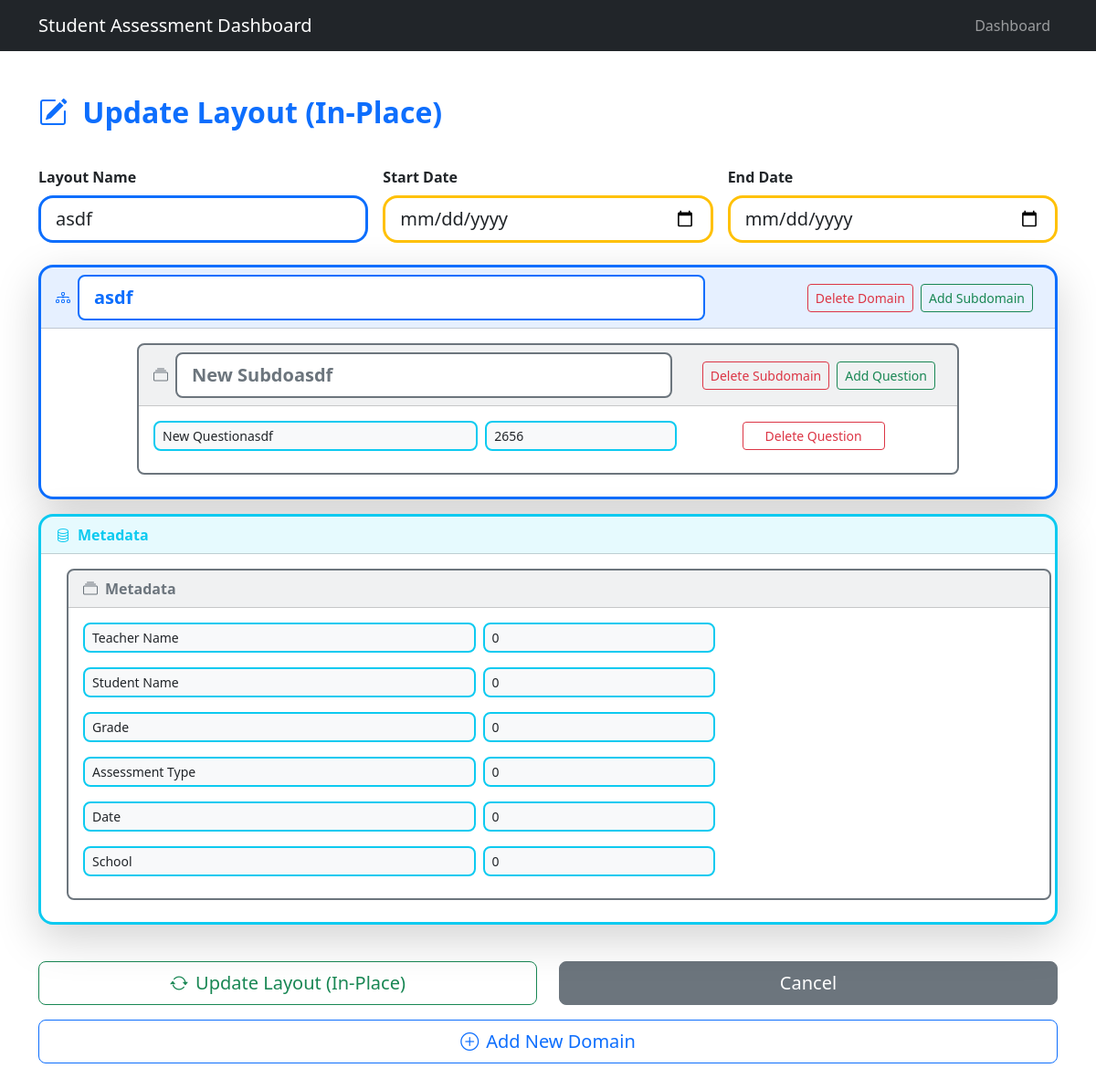
/layout/update/1, run on the app's committed database.
### tables this page shows
CREATE TABLE questions (
	id INTEGER NOT NULL, 
	year_start DATE, 
	year_end DATE, 
	"Domain" VARCHAR, 
	"SubDomain" VARCHAR, 
	"Index_ID" INTEGER, 
	"Name" VARCHAR, 
	"Date edited" DATE, 
	layout_id INTEGER, 
	layout_name VARCHAR, 
	PRIMARY KEY (id)
);

### app.py (the view)
@app.route('/layout/update/<int:layout_id>', methods=['GET'])
def layout_update(layout_id):
    layout = database.fetch_layout_jinja(layout_id)
    if not layout:
        return "Layout not found", 404
    session['layout_data'] = layout
    return render_template('layout_updater.html', **layout)

### database.py (called while the page is built)
def fetch_questions(request=None):
    query = select(questions)
    if request is not None:
        query = query.where(questions.c.layout_id == request)
    result = conn.execute(query).fetchall()
    return [dict(row._mapping) for row in result]

### templates/layout_updater.html (shortened to what this page needs)
{% extends "layout.html" %}
{% block content %}
{% set update_mode = true %}
<div class="container py-4">
    <div class="row mb-4">
        <div class="col-12">
            <h2 class="fw-bold text-primary mb-3">
                <i class="bi bi-pencil-square me-2"></i> Update Layout (In-Place)
            </h2>
        </div>
    </div>
    <form method="post" action="{{ url_for('update_layout_submit', layout_id=layout_id) }}">
        <div class="row g-3 mb-4">
            <div class="col-md-4">
                <label class="form-label fw-bold">Layout Name</label>
                <input type="text" class="form-control form-control-lg border-primary border-3 rounded-4" name="layout_name" value="{{ layout_name }}" onkeydown="return event.key != 'Enter';">
            </div>
            <div class="col-md-4">
                <label class="form-label fw-bold">Start Date</label>
                <input type="date" class="form-control form-control-lg border-warning border-3 rounded-4" name="layout_start_date" value="{{ layout_start_date }}" onkeydown="return event.key != 'Enter';">
            </div>
            <div class="col-md-4">
                <label class="form-label fw-bold">End Date</label>
                <input type="date" class="form-control form-control-lg border-warning border-3 rounded-4" name="layout_end_date" value="{{ layout_end_date }}" onkeydown="return event.key != 'Enter';">
            </div>
        </div>
        <div class="row g-4">
            {% for domain in domains if domain.name|lower != 'metadata' %}
            <div class="col-12">
                <div class="card border-primary border-3 rounded-4 shadow-lg mb-3">
                    <div class="card-header bg-primary bg-opacity-10 d-flex justify-content-between align-items-center">
                        <div class="row w-100 align-items-center g-2">
                            <div class="col-md-8 d-flex align-items-center">
                                <i class="bi bi-diagram-3 text-primary me-2"></i>
                                <input type="text" class="form-control form-control-lg fw-bold text-primary border-2 border-primary rounded-3 bg-white px-3 py-2" name="domain_name_{{ domain.id }}" value="{{ domain.name }}" style="max-width: 100%; min-width: 200px;" onkeydown="return event.key != 'Enter';">
                            </div>
                            <div class="col-md-4 d-flex justify-content-end gap-2">
                                <button type="submit" class="btn btn-outline-danger btn-sm" formmethod="post" formaction="{{ url_for('update_delete_domain', layout_id=layout_id, domain_id=domain.id) }}">Delete Domain</button>
                                <button type="submit" class="btn btn-outline-success btn-sm" formmethod="post" formaction="{{ url_for('update_add_subdomain', layout_id=layout_id, domain_id=domain.id) }}">Add Subdomain</button>
                            </div>
                        </div>
                    </div>
                    <div class="card-body">
                        <div class="row g-3 justify-content-center">
                            {% for sub in domain.subdomains %}
                            <div class="col-12">
                                <div class="card border-secondary border-2 rounded-3 mb-2 mx-auto" style="max-width:900px;">
                                    <div class="card-header bg-secondary bg-opacity-10 d-flex justify-content-between align-items-center">
                                        <div class="row w-100 align-items-center g-2 justify-content-center">
                                            <div class="col-md-8 d-flex align-items-center justify-content-center">
                                                <i class="bi bi-collection text-secondary me-2"></i>
                                                <input type="text" class="form-control form-control-lg fw-semibold text-secondary border-2 border-secondary rounded-3 bg-white px-3 py-2" name="subdomain_name_{{ domain.id }}_{{ sub.id }}" value="{{ sub.name }}" style="max-width: 100%; min-width: 180px;" onkeydown="return event.key != 'Enter';">
                                            </div>
                                            <div class="col-md-4 d-flex justify-content-end gap-2">
                                                <button type="submit" class="btn btn-outline-danger btn-sm" formmethod="post" formaction="{{ url_for('update_delete_subdomain', layout_id=layout_id, domain_id=domain.id, subdomain_id=sub.id) }}">Delete Subdomain</button>
                                                <button type="submit" class="btn btn-outline-success btn-sm" formmethod="post" formaction="{{ url_for('update_add_question', layout_id=layout_id, domain_id=domain.id, subdomain_id=sub.id) }}">Add Question</button>
                                            </div>
                                        </div>
                                    </div>
                                    <div class="card-body">
                                        <div class="row g-2">
                                            {% for q in sub.questions %}
                                            <div class="col-12 mb-2">
                                                <div class="row g-2 align-items-center">
                                                    <div class="col-md-5">
                                                        <input type="text" class="form-control form-control-sm border-info border-2 rounded-3 bg-light" name="question_name_{{ domain.id }}_{{ sub.id }}_{{ q.id }}" value="{{ q.name }}" onkeydown="return event.key != 'Enter';">
                                                    </div>
                                                    <div class="col-md-3">
                                                        <input type="number" class="form-control form-control-sm border-info border-2 rounded-3 bg-light" name="question_id_{{ domain.id }}_{{ sub.id }}_{{ q.id }}" value="{{ q.question_id }}" onkeydown="return event.key != 'Enter';">
                                                    </div>
                                                    <div class="col-md-4 d-flex align-items-center justify-content-center">
                                                        <button type="submit" class="btn btn-outline-danger btn-sm px-4" style="min-width:120px;" formmethod="post" formaction="{{ url_for('update_delete_question', layout_id=layout_id, domain_id=domain.id, subdomain_id=sub.id, question_id=q.id) }}">Delete Question</button>
                                                    </div>
                                                </div>
                                            </div>
                                            {% endfor %}
                                        </div>
                                    </div>
                                </div>
                            </div>
                            {% endfor %}
                        </div>
                    </div>
                </div>
            </div>
            {% endfor %}
        </div>
        <div class="row mb-3">
            <div class="col-12">
                <div class="card border-info border-3 rounded-4 shadow-lg mb-3">
                    <div class="card-header bg-info bg-opacity-10 d-flex align-items-center">
                        <i class="bi bi-database text-info me-2"></i>
                        <span class="fw-bold text-info">Metadata</span>
                    </div>
                    <div class="card-body">
                        <div class="row g-3 justify-content-center">
                            <div class="col-12 ms-4">
                                <div class="card border-secondary border-2 rounded-3 mb-2">
                                    <div class="card-header bg-secondary bg-opacity-10 d-flex align-items-center">
                                        <i class="bi bi-collection text-secondary me-2"></i>
                                        <span class="fw-semibold text-secondary">Metadata</span>
                                    </div>
                                    <div class="card-body">
                                        <div class="row g-2">
                                            {% set meta_names = ['Teacher Name', 'Student Name', 'Grade', 'Assessment Type', 'Date', 'School'] %}
                                            {% for meta_name in meta_names %}
                                                {% set meta = (metadata_list | selectattr('name', 'equalto', meta_name) | list | first) %}
                                                <div class="col-12 mb-2">
                                                    <div class="row g-2 align-items-center">
                                                        <div class="col-md-5">
                                                            <input type="text" class="form-control form-control-sm border-info border-2 rounded-3 bg-light" value="{{ meta_name }}" readonly>
                                                        </div>
                                                        <div class="col-md-3">
                                                            <input type="number" class="form-control form-control-sm border-info border-2 rounded-3 bg-light" name="metadata_id_{{ meta.id if meta else meta_name|replace(' ', '_') }}" value="{{ meta.question_id if meta else '' }}">
                                                        </div>
                                                    </div>
                                                </div>
                                            {% endfor %}
                                        </div>
                                    </div>
                                </div>
                            </div>
                        </div>
                    </div>
                </div>
            </div>
        </div>
        <div class="row mt-4">
            <div class="col-md-6">
                <button type="submit" class="btn btn-outline-success btn-lg w-100">
                    <i class="bi bi-arrow-repeat me-2"></i>Update Layout (In-Place)
                </button>
            </div>
            <div class="col-md-6">
                <a href="{{ url_for('layout_view', layout_id=layout_id) }}" class="btn btn-secondary btn-lg w-100">Cancel</a>
            </div>
        </div>
    </form>
    <div class="row mb-3">
        <div class="col-12 d-flex justify-content-center">
            <form method="post" action="{{ url_for('update_add_domain', layout_id=layout_id) }}" class="w-100">
                <button type="submit" class="btn btn-outline-primary btn-lg w-100">
                    <i class="bi bi-plus-circle me-2"></i>Add New Domain
                </button>
            </form>
        </div>
</div>
{% endblock %}

### data on the page
questions: layout_name "asdf", name "asdf", name "New Subdoasdf", name "New Questionasdf", question_id "2656"
